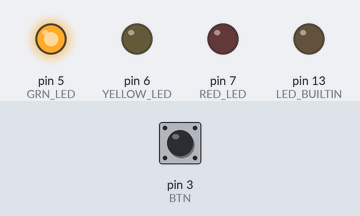
This sketch was run on a simulated Arduino Uno, built with avr-gcc and run on an emulated ATmega328P. Parts: output pins drawn as LEDs (lit = HIGH). The test bench sets the inputs (shaded band); at power-on: pin 3 (BTN) LOW.

Above: at 0.1 s.
At 17.1 s:
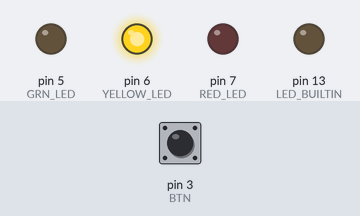
At 39.1 s:
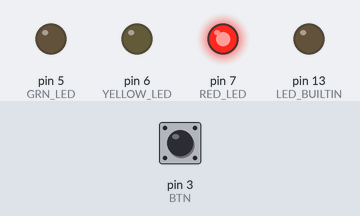
Timing chart, 0 to 40.0 s (numbered marks = the images above):
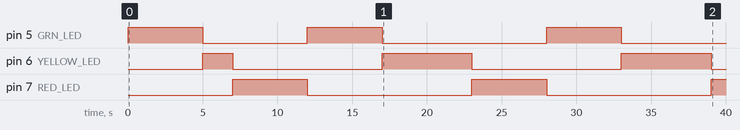

The sketch:

traffic_light.ino
```cpp
#include <TaskScheduler.h>  // Include the TaskScheduler library for multitasking
Scheduler sc;               // Create a scheduler instance to manage tasks

// Define task indices for readability
#define RED_TASK    0
#define GRN_TASK    1
#define YELLOW_TASK 2
#define BTN_TASK    3

// Define pin numbers for the LEDs and button
#define RED_LED    7
#define YELLOW_LED 6
#define GRN_LED    5
#define BTN        3

// Function prototypes for task callbacks and interrupt handler
void red_led();
void green_led();
void yellow_led();
void button();
void btnHandler();

// Array to store the periods (delays) for each task in milliseconds
unsigned int tasksPeroid[] = {5000, 5000, 2000, 100};

// Flag to track if the button was pressed
bool pushed = false;

// Task objects for each LED and the button
Task redTask(tasksPeroid[RED_TASK], TASK_FOREVER, red_led, &sc);   // Red LED task
Task greenTask(tasksPeroid[GRN_TASK], TASK_FOREVER, green_led, &sc); // Green LED task
Task yellowTask(tasksPeroid[YELLOW_TASK], TASK_FOREVER, yellow_led, &sc); // Yellow LED task
Task buttonTask(tasksPeroid[BTN_TASK], TASK_FOREVER, button, &sc);  // Button task

void setup() {
    // Configure LED pins as outputs
    pinMode(RED_LED, OUTPUT);
    pinMode(GRN_LED, OUTPUT);
    pinMode(YELLOW_LED, OUTPUT);

    // Configure built-in LED and button pin
    pinMode(LED_BUILTIN, OUTPUT);
    pinMode(BTN, INPUT);

    // Attach an interrupt to the button pin (rising edge triggers the interrupt)
    attachInterrupt(digitalPinToInterrupt(BTN), btnHandler, RISING);

    // Ensure all LEDs are initially OFF
    digitalWrite(RED_LED, LOW);
    digitalWrite(GRN_LED, LOW);
    digitalWrite(YELLOW_LED, LOW);

    // Enable the green light task and button task at startup
    greenTask.enable();
    buttonTask.enable();
}

void loop() {
    // Execute tasks managed by the scheduler
    sc.execute();
}

// Callback function for the red LED task
void red_led() {
    // Disable tasks for yellow and green LEDs while red is active
    yellowTask.disable();
    greenTask.disable();

    // Turn ON the red LED and turn OFF the others
    digitalWrite(RED_LED, HIGH);
    digitalWrite(GRN_LED, LOW);
    digitalWrite(YELLOW_LED, LOW);

    // Wait for the red task period
    delay(tasksPeroid[RED_TASK]);

    // Enable the green LED task after red finishes
    greenTask.enable();

    // Reset the pushed flag as the cycle is restarting
    pushed = false;
}

// Callback function for the green LED task
void green_led() {
    unsigned long start = millis(); // Record the start time for the task

    // Disable tasks for yellow and red LEDs while green is active
    yellowTask.disable();
    redTask.disable();

    // Turn ON the green LED and turn OFF the others
    digitalWrite(RED_LED, LOW);
    digitalWrite(GRN_LED, HIGH);
    digitalWrite(YELLOW_LED, LOW);

    // Keep the green LED ON for the specified period or until the button is pressed
    while ((tasksPeroid[GRN_TASK] >= millis() - start) && !pushed);

    // Enable the yellow LED task after green finishes
    yellowTask.enable();
}

// Callback function for the yellow LED task
void yellow_led() {
    // Disable tasks for red and green LEDs while yellow is active
    redTask.disable();
    greenTask.disable();

    // Turn ON the yellow LED and turn OFF the others
    digitalWrite(RED_LED, LOW);
    digitalWrite(GRN_LED, LOW);
    digitalWrite(YELLOW_LED, HIGH);

    // Wait for the yellow task period
    delay(tasksPeroid[YELLOW_TASK]);

    // Enable the red LED task after yellow finishes
    redTask.enable();

    // Reset the pushed flag as the cycle is restarting
    pushed = false;
}

// Callback function for the button task
void button() {
    // Check if the button is pressed and the green task is active
    if (digitalRead(BTN) == HIGH && greenTask.isEnabled()) {
        // Delete and disable the green task
        sc.deleteTask(greenTask);
        greenTask.disable();

        // Turn OFF all LEDs
        digitalWrite(RED_LED, LOW);
        digitalWrite(GRN_LED, LOW);
        digitalWrite(YELLOW_LED, HIGH);

        // Restart the yellow LED task immediately
        yellowTask.enable();

        buttonTask.disable();           // Disable the button task
    }
}

// Interrupt Service Routine (ISR) for the button
void btnHandler() {
    pushed = true;                 // Set the flag to indicate the button was pressed
    buttonTask.enable();           // Enable the button task to process the event
}
```

Measured:
- by itself, pin 5 (GRN_LED): goes HIGH 5.0 s, LOW 7.0 s, HIGH 5.0 s, LOW 11.0 s, HIGH 5.0 s, then LOW
- by itself, pin 6 (YELLOW_LED): repeats every 16.0 s: LOW 10.0 s, HIGH 6.0 s
- by itself, pin 7 (RED_LED): alternates HIGH for 5.0 s and LOW for 11.0 s
